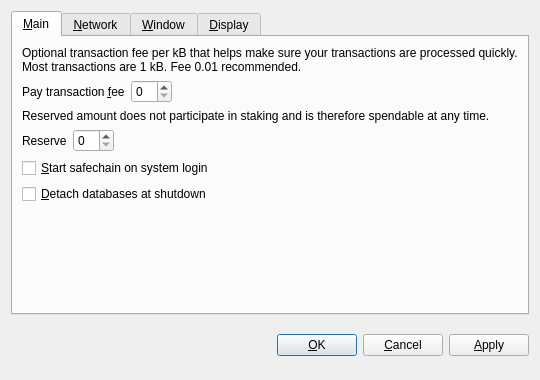
<?xml version="1.0" encoding="UTF-8"?>
<ui version="4.0">
 <class>OptionsDialog</class>
 <widget class="QDialog" name="OptionsDialog">
  <property name="geometry">
   <rect>
    <x>0</x>
    <y>0</y>
    <width>540</width>
    <height>380</height>
   </rect>
  </property>
  <property name="windowTitle">
   <string>Options</string>
  </property>
  <property name="modal">
   <bool>true</bool>
  </property>
  <layout class="QVBoxLayout" name="verticalLayout">
   <item>
    <widget class="QTabWidget" name="tabWidget">
     <property name="tabPosition">
      <enum>QTabWidget::North</enum>
     </property>
     <property name="currentIndex">
      <number>0</number>
     </property>
     <widget class="QWidget" name="tabMain">
      <attribute name="title">
       <string>&amp;Main</string>
      </attribute>
      <layout class="QVBoxLayout" name="verticalLayout_Main">
       <item>
        <widget class="QLabel" name="transactionFeeInfoLabel">
         <property name="text">
          <string>Optional transaction fee per kB that helps make sure your transactions are processed quickly. Most transactions are 1 kB. Fee 0.01 recommended.</string>
         </property>
         <property name="textFormat">
          <enum>Qt::PlainText</enum>
         </property>
         <property name="wordWrap">
          <bool>true</bool>
         </property>
        </widget>
       </item>
       <item>
        <layout class="QHBoxLayout" name="horizontalLayoutFee">
         <item>
          <widget class="QLabel" name="transactionFeeLabel">
           <property name="text">
            <string>Pay transaction &amp;fee</string>
           </property>
           <property name="textFormat">
            <enum>Qt::PlainText</enum>
           </property>
           <property name="buddy">
            <cstring>transactionFee</cstring>
           </property>
          </widget>
         </item>
         <item>
          <widget class="BitcoinAmountField" name="transactionFee"/>
         </item>
         <item>
          <spacer name="horizontalSpacerFee">
           <property name="orientation">
            <enum>Qt::Horizontal</enum>
           </property>
           <property name="sizeHint" stdset="0">
            <size>
             <width>40</width>
             <height>20</height>
            </size>
           </property>
          </spacer>
         </item>
        </layout>
       </item>
       <item>
        <widget class="QLabel" name="reserveBalanceInfoLabel">
         <property name="text">
          <string>Reserved amount does not participate in staking and is therefore spendable at any time.</string>
         </property>
         <property name="textFormat">
          <enum>Qt::PlainText</enum>
         </property>
         <property name="wordWrap">
          <bool>true</bool>
         </property>
        </widget>
       </item>
       <item>
        <layout class="QHBoxLayout" name="horizontalLayoutReserveBalance">
         <item>
          <widget class="QLabel" name="reserveBalanceLabel">
           <property name="text">
            <string>Reserve</string>
           </property>
           <property name="textFormat">
            <enum>Qt::PlainText</enum>
           </property>
           <property name="buddy">
            <cstring>reserveBalance</cstring>
           </property>
          </widget>
         </item>
         <item>
          <widget class="BitcoinAmountField" name="reserveBalance"/>
         </item>
         <item>
          <spacer name="horizontalSpacerReserveBalance">
           <property name="orientation">
            <enum>Qt::Horizontal</enum>
           </property>
           <property name="sizeHint" stdset="0">
            <size>
             <width>40</width>
             <height>20</height>
            </size>
           </property>
          </spacer>
         </item>
        </layout>
       </item>
       <item>
        <widget class="QCheckBox" name="bitcoinAtStartup">
         <property name="toolTip">
          <string>Automatically start safechain after logging in to the system.</string>
         </property>
         <property name="text">
          <string>&amp;Start safechain on system login</string>
         </property>
        </widget>
       </item>
       <item>
        <widget class="QCheckBox" name="detachDatabases">
         <property name="toolTip">
          <string>Detach block and address databases at shutdown. This means they can be moved to another data directory, but it slows down shutdown. The wallet is always detached.</string>
         </property>
         <property name="text">
          <string>&amp;Detach databases at shutdown</string>
         </property>
        </widget>
       </item>
       <item>
        <spacer name="verticalSpacer_Main">
         <property name="orientation">
          <enum>Qt::Vertical</enum>
         </property>
         <property name="sizeHint" stdset="0">
          <size>
           <width>20</width>
           <height>40</height>
          </size>
         </property>
        </spacer>
       </item>
      </layout>
     </widget>
     <widget class="QWidget" name="tabNetwork">
      <attribute name="title">
       <string>&amp;Network</string>
      </attribute>
      <layout class="QVBoxLayout" name="verticalLayout_Network">
       <item>
        <widget class="QCheckBox" name="mapPortUpnp">
         <property name="toolTip">
          <string>Automatically open the safechain client port on the router. This only works when your router supports UPnP and it is enabled.</string>
         </property>
         <property name="text">
          <string>Map port using &amp;UPnP</string>
         </property>
        </widget>
       </item>
       <item>
        <widget class="QCheckBox" name="connectSocks">
         <property name="toolTip">
          <string>Connect to the safechain network through a SOCKS proxy (e.g. when connecting through Tor).</string>
         </property>
         <property name="text">
          <string>&amp;Connect through SOCKS proxy:</string>
         </property>
        </widget>
       </item>
       <item>
        <layout class="QHBoxLayout" name="horizontalLayout_Network">
         <item>
          <widget class="QLabel" name="proxyIpLabel">
           <property name="text">
            <string>Proxy &amp;IP:</string>
           </property>
           <property name="textFormat">
            <enum>Qt::PlainText</enum>
           </property>
           <property name="buddy">
            <cstring>proxyIp</cstring>
           </property>
          </widget>
         </item>
         <item>
          <widget class="QValidatedLineEdit" name="proxyIp">
           <property name="maximumSize">
            <size>
             <width>140</width>
             <height>16777215</height>
            </size>
           </property>
           <property name="toolTip">
            <string>IP address of the proxy (e.g. 127.0.0.1)</string>
           </property>
          </widget>
         </item>
         <item>
          <widget class="QLabel" name="proxyPortLabel">
           <property name="text">
            <string>&amp;Port:</string>
           </property>
           <property name="textFormat">
            <enum>Qt::PlainText</enum>
           </property>
           <property name="buddy">
            <cstring>proxyPort</cstring>
           </property>
          </widget>
         </item>
         <item>
          <widget class="QLineEdit" name="proxyPort">
           <property name="maximumSize">
            <size>
             <width>55</width>
             <height>16777215</height>
            </size>
           </property>
           <property name="toolTip">
            <string>Port of the proxy (e.g. 9050)</string>
           </property>
          </widget>
         </item>
         <item>
          <widget class="QLabel" name="socksVersionLabel">
           <property name="text">
            <string>SOCKS &amp;Version:</string>
           </property>
           <property name="textFormat">
            <enum>Qt::PlainText</enum>
           </property>
           <property name="buddy">
            <cstring>socksVersion</cstring>
           </property>
          </widget>
         </item>
         <item>
          <widget class="QValueComboBox" name="socksVersion">
           <property name="toolTip">
            <string>SOCKS version of the proxy (e.g. 5)</string>
           </property>
          </widget>
         </item>
         <item>
          <spacer name="horizontalSpacer_Network">
           <property name="orientation">
            <enum>Qt::Horizontal</enum>
           </property>
           <property name="sizeHint" stdset="0">
            <size>
             <width>40</width>
             <height>20</height>
            </size>
           </property>
          </spacer>
         </item>
        </layout>
       </item>
       <item>
        <spacer name="verticalSpacer_Network">
         <property name="orientation">
          <enum>Qt::Vertical</enum>
         </property>
         <property name="sizeHint" stdset="0">
          <size>
           <width>20</width>
           <height>40</height>
          </size>
         </property>
        </spacer>
       </item>
      </layout>
     </widget>
     <widget class="QWidget" name="tabWindow">
      <attribute name="title">
       <string>&amp;Window</string>
      </attribute>
      <layout class="QVBoxLayout" name="verticalLayout_Window">
       <item>
        <widget class="QCheckBox" name="minimizeToTray">
         <property name="toolTip">
          <string>Show only a tray icon after minimizing the window.</string>
         </property>
         <property name="text">
          <string>&amp;Minimize to the tray instead of the taskbar</string>
         </property>
        </widget>
       </item>
       <item>
        <widget class="QCheckBox" name="minimizeOnClose">
         <property name="toolTip">
          <string>Minimize instead of exit the application when the window is closed. When this option is enabled, the application will be closed only after selecting Quit in the menu.</string>
         </property>
         <property name="text">
          <string>M&amp;inimize on close</string>
         </property>
        </widget>
       </item>
       <item>
        <spacer name="verticalSpacer_Window">
         <property name="orientation">
          <enum>Qt::Vertical</enum>
         </property>
         <property name="sizeHint" stdset="0">
          <size>
           <width>20</width>
           <height>40</height>
          </size>
         </property>
        </spacer>
       </item>
      </layout>
     </widget>
     <widget class="QWidget" name="tabDisplay">
      <attribute name="title">
       <string>&amp;Display</string>
      </attribute>
      <layout class="QVBoxLayout" name="verticalLayout_Display">
       <item>
        <layout class="QHBoxLayout" name="horizontalLayout_1_Display">
         <item>
          <widget class="QLabel" name="langLabel">
           <property name="text">
            <string>User Interface &amp;language:</string>
           </property>
           <property name="textFormat">
            <enum>Qt::PlainText</enum>
           </property>
           <property name="buddy">
            <cstring>lang</cstring>
           </property>
          </widget>
         </item>
         <item>
          <widget class="QValueComboBox" name="lang">
           <property name="toolTip">
            <string>The user interface language can be set here. This setting will take effect after restarting safechain.</string>
           </property>
          </widget>
         </item>
        </layout>
       </item>
       <item>
        <layout class="QHBoxLayout" name="horizontalLayout_2_Display">
         <item>
          <widget class="QLabel" name="unitLabel">
           <property name="text">
            <string>&amp;Unit to show amounts in:</string>
           </property>
           <property name="textFormat">
            <enum>Qt::PlainText</enum>
           </property>
           <property name="buddy">
            <cstring>unit</cstring>
           </property>
          </widget>
         </item>
         <item>
          <widget class="QValueComboBox" name="unit">
           <property name="toolTip">
            <string>Choose the default subdivision unit to show in the interface and when sending coins.</string>
           </property>
          </widget>
         </item>
        </layout>
       </item>
       <item>
        <widget class="QCheckBox" name="displayAddresses">
         <property name="toolTip">
          <string>Whether to show safechain addresses in the transaction list or not.</string>
         </property>
         <property name="text">
          <string>&amp;Display addresses in transaction list</string>
         </property>
        </widget>
       </item>
       <item>
        <widget class="QCheckBox" name="coinControlFeatures">
         <property name="toolTip">
          <string>Whether to show coin control features or not.</string>
         </property>
         <property name="text">
          <string>Display coin &amp;control features (experts only!)</string>
         </property>
        </widget>
       </item>
       <item>
        <spacer name="verticalSpacer_Display">
         <property name="orientation">
          <enum>Qt::Vertical</enum>
         </property>
         <property name="sizeHint" stdset="0">
          <size>
           <width>20</width>
           <height>40</height>
          </size>
         </property>
        </spacer>
       </item>
      </layout>
     </widget>
    </widget>
   </item>
   <item>
    <layout class="QHBoxLayout" name="horizontalLayout_Buttons">
     <item>
      <spacer name="horizontalSpacer_1">
       <property name="orientation">
        <enum>Qt::Horizontal</enum>
       </property>
       <property name="sizeHint" stdset="0">
        <size>
         <width>40</width>
         <height>48</height>
        </size>
       </property>
      </spacer>
     </item>
     <item>
      <widget class="QLabel" name="statusLabel">
       <property name="font">
        <font>
         <weight>75</weight>
         <bold>true</bold>
        </font>
       </property>
       <property name="text">
        <string/>
       </property>
       <property name="textFormat">
        <enum>Qt::PlainText</enum>
       </property>
       <property name="wordWrap">
        <bool>true</bool>
       </property>
      </widget>
     </item>
     <item>
      <spacer name="horizontalSpacer_2">
       <property name="orientation">
        <enum>Qt::Horizontal</enum>
       </property>
       <property name="sizeHint" stdset="0">
        <size>
         <width>40</width>
         <height>48</height>
        </size>
       </property>
      </spacer>
     </item>
     <item>
      <widget class="QPushButton" name="okButton">
       <property name="text">
        <string>&amp;OK</string>
       </property>
      </widget>
     </item>
     <item>
      <widget class="QPushButton" name="cancelButton">
       <property name="text">
        <string>&amp;Cancel</string>
       </property>
       <property name="autoDefault">
        <bool>false</bool>
       </property>
      </widget>
     </item>
     <item>
      <widget class="QPushButton" name="applyButton">
       <property name="text">
        <string>&amp;Apply</string>
       </property>
       <property name="autoDefault">
        <bool>false</bool>
       </property>
      </widget>
     </item>
    </layout>
   </item>
  </layout>
 </widget>
 <customwidgets>
  <customwidget>
   <class>BitcoinAmountField</class>
   <extends>QSpinBox</extends>
   <header>bitcoinamountfield.h</header>
  </customwidget>
  <customwidget>
   <class>QValueComboBox</class>
   <extends>QComboBox</extends>
   <header>qvaluecombobox.h</header>
  </customwidget>
  <customwidget>
   <class>QValidatedLineEdit</class>
   <extends>QLineEdit</extends>
   <header>qvalidatedlineedit.h</header>
  </customwidget>
 </customwidgets>
 <resources/>
 <connections/>
</ui>
